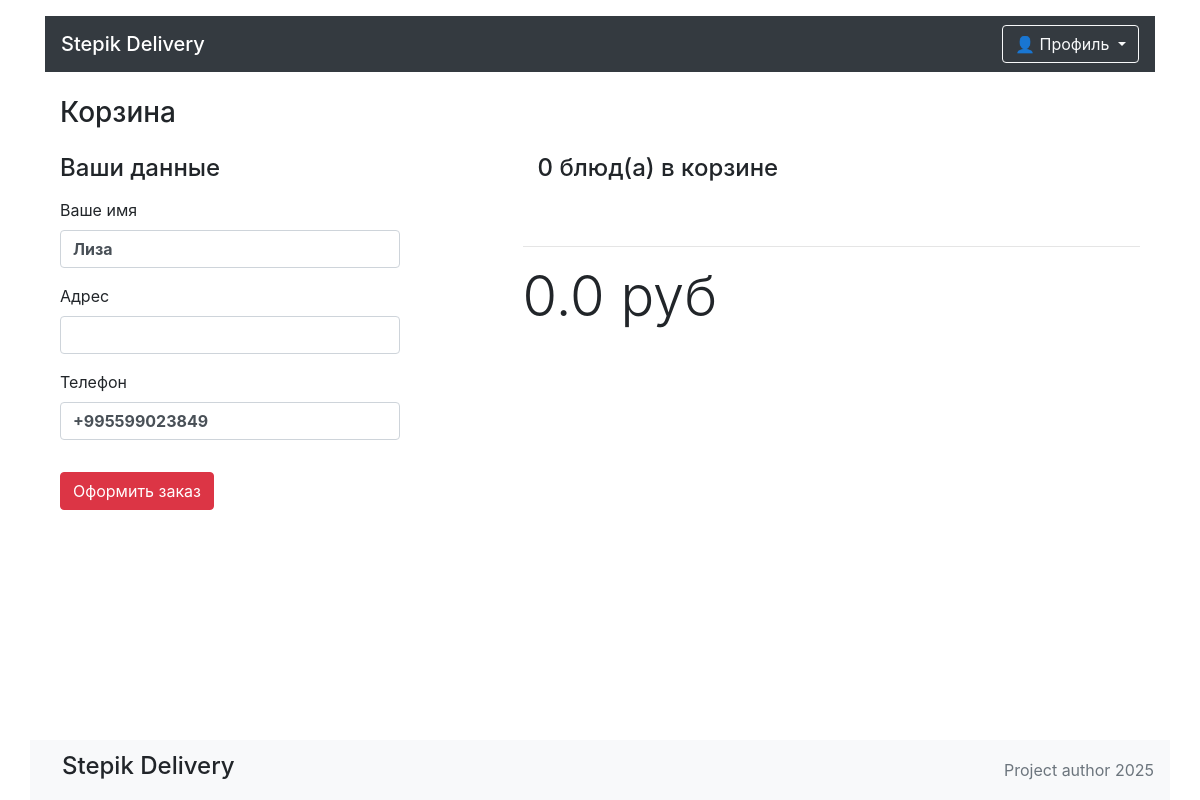
Page /cart (signed in) on the committed database.
### orm_models/user.py (models this page shows)
class UserORMModel(SQLModel, table=True):
    __tablename__ = "users"
    id: int | None = Field(default=None, primary_key=True)
    name: str | None
    email: str
    phone_number: str | None
    password: str
    orders: list['OrderORMModel'] = Relationship(back_populates="user")

### orm_models/order.py (models this page shows, shortened)
class OrderORMModel(SQLModel, table=True):
	__tablename__ = "orders"
	id: int | None = Field(default=None, primary_key=True)
	user_id: int = Field(foreign_key="users.id")
	created_at: datetime = Field(default_factory=datetime.now)
	status: str = "pending"
	address: str | None
	total: float
	user: UserORMModel = Relationship(back_populates="orders", sa_relationship_kwargs={"lazy": "selectin"})
	items: list[ItemOrder] = Relationship(back_populates="order", sa_relationship_kwargs={"lazy": "selectin"})

### main.py (the view)
@app.get("/cart", response_class=HTMLResponse)
async def cart(request: Request):
	deleted = request.query_params.get("deleted")
	token = request.cookies.get("access_token")
	try:
		context: dict = app_manager.get_auth_context(token)
		order: OrderORMModel = app_manager.get_order_by_auth_context(context)
	except AppBaseException:
		context = {"is_logged_in": False}
		order = None
	template_response = templates.TemplateResponse(request=request, name="cart.html", context={"context": context, "order": order, "deleted": deleted})
	return template_response

### templates/cart.html (shortened to what this page needs)
{% extends "base.html" %}
{% block content %}
<main class="container">
  <h1 class="h3 my-4">Корзина</h1>
  {% if context['is_logged_in'] == False %}
    <div class="alert alert-warning" role="alert">Чтобы сделать заказ – <a href="/login">войдите</a> или <a href="/register">зарегистрируйтесь</a></div>
  {% else %}
  <div class="row mt-6">
      <div class="col-4">
        <form action="/order" method="POST">
          <h4 class="">Ваши данные</h4>
          <div class="mt-3 mb-3">
            <label for="name">Ваше имя</label>
            <input type="text" id="name" name="name" class="font-weight-bold form-control" value="{{ order.user.name if order.user.name else '' }}">
          </div>
          <div class="mt-3 mb-3">
            <label for="name">Адрес</label>
            <input type="text" id="address" name="address" class="font-weight-bold form-control">
          </div>
          <div class="mt-3 mb-3">
            <label for="name">Телефон</label>
            <input type="text" id="phone" name="phone" class="font-weight-bold form-control" value="{{ order.user.phone_number if order.user.phone_number else '' }}">
          </div>
          <button type="submit" class=" mt-3 mb-5 btn btn-danger">Оформить заказ</button>
        </form>
      </div>
      <div class="col-1"></div>
      <div class="col-7">
        <h4 class="mb-3 col-7 mb-5">{{ order.cart_count }} блюд(а) в корзине</h4>
        <hr>
        <p class="display-4 my-2 ">{{ order.total }} руб</p>
      </div>
  </div>
  {% endif %}
</main>
{% endblock %}

### templates/base.html (style rules this page uses)
html { position: relative; min-height: 100%; }
body { margin-bottom: 60px; }

### rows in the picture
UserORMModel: name "Лиза", phone "+995599023849"
OrderORMModel: total "0.0"

### other values in the picture
{{ order.cart_count }} "0"
